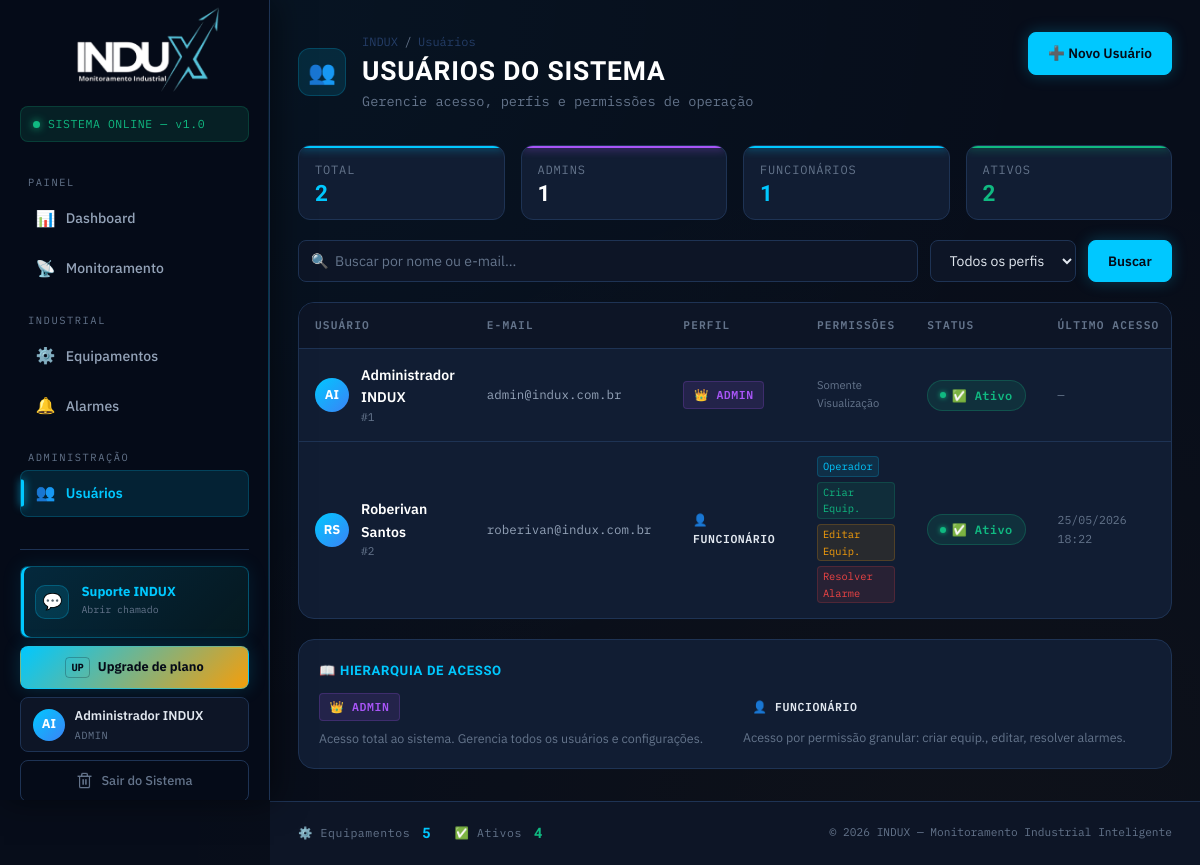
The app's page /PHP/usuarios.php (signed in) with its own data.
### tables this page shows
CREATE TABLE `usuarios` (
  `id` int(10) UNSIGNED NOT NULL,
  `nome` varchar(150) NOT NULL,
  `email` varchar(200) NOT NULL,
  `senha` varchar(255) NOT NULL,
  `perfil` enum('admin','funcionario') NOT NULL DEFAULT 'funcionario',
  `foto` varchar(255) DEFAULT NULL,
  `ativo` tinyint(1) NOT NULL DEFAULT 1,
  `ultimo_acesso` datetime DEFAULT NULL,
  `criado_em` datetime NOT NULL DEFAULT current_timestamp(),
  `is_operador` tinyint(1) DEFAULT 0,
  `perm_criar_equip` tinyint(1) DEFAULT 0,
  `perm_editar_equip` tinyint(1) DEFAULT 0,
  `perm_resolver_alarme` tinyint(1) DEFAULT 0,
  `tipo_plano` enum('starter','pro','enterprise') DEFAULT NULL
);

### PHP/db.php (called while the page is built, shortened)
<?php
function getDB(): PDO {
    static $pdo = null;
    if ($pdo === null) {
        $dsn = sprintf('mysql:host=%s;dbname=%s;charset=%s', DB_HOST, DB_NAME, DB_CHARSET);
        $options = [
            PDO::ATTR_ERRMODE            => PDO::ERRMODE_EXCEPTION,
            PDO::ATTR_DEFAULT_FETCH_MODE => PDO::FETCH_ASSOC,
            PDO::ATTR_EMULATE_PREPARES   => false,
        ];
        try {
            $pdo = new PDO($dsn, DB_USER, DB_PASS, $options);
        } catch (PDOException $e) {
            die('<div style="font-family:monospace;background:#1a0000;color:#ff4444;padding:2rem;border-radius:8px;margin:2rem">
                <strong>❌ ERRO DE CONEXÃO COM O BANCO DE DADOS</strong><br><br>
                Verifique as configurações em <code>db.php</code>:<br>
                HOST: ' . DB_HOST . '<br>BANCO: ' . DB_NAME . '<br>USUÁRIO: ' . DB_USER . '<br><br>
                Detalhes: ' . htmlspecialchars($e->getMessage()) . '
            </div>');
        }
    }
    return $pdo;
}
function dbListarUsuarios(string $busca = '', string $perfil = ''): array {
    try {
        $filtrosSql = []; $parametros = [];
        $sql = 'SELECT * FROM usuarios' . ($filtrosSql ? ' WHERE '.implode(' AND ',$filtrosSql) : '') . ' ORDER BY id ASC';
        $consultaUsuarios = getDB()->prepare($sql);
        $consultaUsuarios->execute($parametros);
        $usuarios = $consultaUsuarios->fetchAll();
        return $usuarios;
    } catch (Throwable $e) { return []; }
}

### PHP/usuarios.php (the view, shortened to what this page needs)
<?php
require_once 'init.php';
require_once 'db.php';
$modo    = $_GET['acao'] ?? 'listar';
$busca      = trim($_GET['busca'] ?? '');
$filtroPerfil = $_GET['perfil_f'] ?? '';
$listaUsuarios = ($modo === 'listar') ? dbListarUsuarios($busca, $filtroPerfil) : [];
$contagens = ['total'=>0,'admin'=>0,'funcionario'=>0,'ativos'=>0];
foreach ($listaUsuarios as $usuarioItem) {
    $contagens['total']++;
    $contagens[$usuarioItem['perfil']] = ($contagens[$usuarioItem['perfil']] ?? 0) + 1;
    if ($usuarioItem['ativo']) $contagens['ativos']++;
}
?>
<!DOCTYPE html>
<html lang="pt-BR">
<head>
  <link rel="stylesheet" href="../CSS/styles.css">
</head>
<body>
<?php require_once 'header.php'; ?>
<main class="site-main">
  <div class="page-header">
    <div class="page-header-left">
      <div class="page-icon">👥</div>
      <div>
        <div class="breadcrumb"><span>INDUX</span> / <span>Usuários</span><?php if ($modo!=='listar'): ?> / <span><?= $modo==='novo'?'Novo':'Editar' ?></span><?php endif; ?></div>
        <h1 class="page-title">Usuários do Sistema</h1>
        <p class="page-subtitle">Gerencie acesso, perfis e permissões de operação</p>
      </div>
    </div>
    <?php if ($modo==='listar' && ehAdmin()): ?>
    <a href="usuarios.php?acao=novo" class="btn btn--primary">➕ Novo Usuário</a>
    <?php elseif ($modo!=='listar'): ?>
    <a href="usuarios.php" class="btn btn--ghost">← Voltar</a>
    <?php endif; ?>
  </div>
  <?php if ($modo === 'listar'): ?>
  <div class="kpi-grid" style="grid-template-columns:repeat(4,1fr);margin-bottom:1.25rem">
    <div class="kpi-card kpi-card--cyan" style="padding:.9rem 1rem">
      <div><div class="kpi-label">Total</div><div class="kpi-valor" style="font-size:1.4rem"><?= $contagens['total'] ?></div></div>
    </div>
    <div class="kpi-card kpi-card--purple" style="padding:.9rem 1rem">
      <div><div class="kpi-label">Admins</div><div class="kpi-valor" style="font-size:1.4rem"><?= $contagens['admin'] ?></div></div>
    </div>
    <div class="kpi-card kpi-card--cyan" style="padding:.9rem 1rem">
      <div><div class="kpi-label">Funcionários</div><div class="kpi-valor" style="font-size:1.4rem"><?= $contagens['funcionario'] ?></div></div>
    </div>
    <div class="kpi-card kpi-card--green" style="padding:.9rem 1rem">
      <div><div class="kpi-label">Ativos</div><div class="kpi-valor" style="font-size:1.4rem"><?= $contagens['ativos'] ?></div></div>
    </div>
  </div>
  <form method="GET" action="usuarios.php" style="display:flex;gap:.75rem;margin-bottom:1.25rem;flex-wrap:wrap">
    <div style="flex:1;min-width:220px;position:relative">
      <span style="position:absolute;left:.8rem;top:50%;transform:translateY(-50%);font-size:.9rem">🔍</span>
      <input type="text" name="busca" class="form-control" placeholder="Buscar por nome ou e-mail..."
        value="<?= htmlspecialchars($busca) ?>" style="padding-left:2.25rem">
    </div>
    <select name="perfil_f" class="form-control" style="width:auto">
      <option value="">Todos os perfis</option>
    </select>
    <button type="submit" class="btn btn--primary">Buscar</button>
  </form>
  <div class="panel-card">
    <div class="panel-body" style="padding:0">
      <?php if (empty($listaUsuarios)): ?>
      <div class="empty-state" style="padding:3rem">
        <div class="empty-state__icon">👥</div>
        <div class="empty-state__title">Nenhum usuário encontrado</div>
        <?php if (ehAdmin()): ?>
        <a href="usuarios.php?acao=novo" class="btn btn--primary" style="margin-top:1rem">➕ Criar Primeiro Usuário</a>
        <?php endif; ?>
      </div>
      <?php else: ?>
      <table class="tabela-estoque">
        <thead><tr>
          <th>Usuário</th>
          <th>E-mail</th>
          <th>Perfil</th>
          <th>Permissões</th>
          <th>Status</th>
          <th>Último Acesso</th>
        </tr></thead>
        <tbody>
        <?php foreach ($listaUsuarios as $usuarioItem): ?>
        <tr>
          <td>
            <div style="display:flex;align-items:center;gap:.75rem">
              <div class="user-avatar" style="width:34px;height:34px;font-size:.8rem;flex-shrink:0"><?= inicialNome($usuarioItem['nome']) ?></div>
              <div>
                <div style="font-weight:600;color:#fff;font-size:.88rem"><?= htmlspecialchars($usuarioItem['nome']) ?></div>
                <div style="font-size:.7rem;color:var(--text-muted);font-family:var(--font-mono)">#<?= $usuarioItem['id'] ?></div>
              </div>
            </div>
          </td>
          <td style="font-family:var(--font-mono);font-size:.78rem;color:var(--text-dim)"><?= htmlspecialchars($usuarioItem['email']) ?></td>
          <td><?= perfilBadgeHtml($usuarioItem['perfil']) ?></td>
          <td>
            <div style="display:flex;flex-wrap:wrap;gap:.3rem">
              <?php if ($usuarioItem['is_operador']): ?><span style="background:rgba(0,200,255,.1);color:var(--accent);border:1px solid rgba(0,200,255,.2);border-radius:4px;padding:1px 5px;font-size:.65rem;font-family:var(--font-mono)">Operador</span><?php endif; ?>
              <?php if ($usuarioItem['perm_criar_equip']): ?><span style="background:rgba(16,185,129,.1);color:var(--green);border:1px solid rgba(16,185,129,.2);border-radius:4px;padding:1px 5px;font-size:.65rem;font-family:var(--font-mono)">Criar Equip.</span><?php endif; ?>
              <?php if ($usuarioItem['perm_editar_equip']): ?><span style="background:rgba(245,158,11,.1);color:var(--yellow);border:1px solid rgba(245,158,11,.2);border-radius:4px;padding:1px 5px;font-size:.65rem;font-family:var(--font-mono)">Editar Equip.</span><?php endif; ?>
              <?php if ($usuarioItem['perm_resolver_alarme']): ?><span style="background:rgba(239,68,68,.1);color:var(--red);border:1px solid rgba(239,68,68,.2);border-radius:4px;padding:1px 5px;font-size:.65rem;font-family:var(--font-mono)">Resolver Alarme</span><?php endif; ?>
              <?php if (!$usuarioItem['is_operador']&&!$usuarioItem['perm_criar_equip']&&!$usuarioItem['perm_editar_equip']&&!$usuarioItem['perm_resolver_alarme']): ?>
              <span style="color:var(--text-muted);font-size:.7rem">Somente Visualização</span>
              <?php endif; ?>
            </div>
          </td>
          <td>
            <?php if ($usuarioItem['ativo']): ?>
            <span class="status-badge status-ativo">✅ Ativo</span>
            <?php else: ?>
            <span class="status-badge status-inativo">⏸️ Inativo</span>
            <?php endif; ?>
          </td>
          <td style="font-size:.72rem;color:var(--text-muted);font-family:var(--font-mono)">
            <?= $usuarioItem['ultimo_acesso'] ? date('d/m/Y H:i', strtotime($usuarioItem['ultimo_acesso'])) : '—' ?>
          </td>
        </tr>
        <?php endforeach; ?>
        </tbody>
      </table>
      <?php endif; ?>
    </div>
  </div>
  <div style="margin-top:1.25rem;background:var(--card);border:1px solid var(--border);border-radius:var(--radius-xl);padding:1.25rem">
    <div style="font-family:var(--font-display);font-size:.82rem;font-weight:700;color:var(--accent);text-transform:uppercase;letter-spacing:.05em;margin-bottom:.75rem">📖 Hierarquia de Acesso</div>
    <div style="display:grid;grid-template-columns:repeat(auto-fit,minmax(200px,1fr));gap:1rem">
      <div>
        <?= perfilBadgeHtml('admin') ?>
        <p style="font-size:.78rem;color:var(--text-muted);margin-top:.5rem;line-height:1.5">Acesso total ao sistema. Gerencia todos os usuários e configurações.</p>
      </div>
      <div>
        <?= perfilBadgeHtml('funcionario') ?>
        <p style="font-size:.78rem;color:var(--text-muted);margin-top:.5rem;line-height:1.5">Acesso por permissão granular: criar equip., editar, resolver alarmes.</p>
      </div>
    </div>
  </div>
  <?php endif; ?>
</main>
<?php require_once 'footer.php'; ?>
</body>
</html>

### PHP/init.php (shortened to what this page needs)
<?php
function ehAdmin(): bool      { return ($_SESSION['perfil'] ?? '') === 'admin'; }
function inicialNome(string $nome): string {
    $partesNome = explode(' ', trim($nome));
    $iniciais = strtoupper(substr($partesNome[0], 0, 1));
    if (count($partesNome) > 1) $iniciais .= strtoupper(substr(end($partesNome), 0, 1));
    return $iniciais;
}
function perfilBadgeHtml(string $perfil): string {
    $perfil = $perfil === 'admin' ? 'admin' : 'funcionario';
    $perfilTexto=['admin'=>'👑 Admin','funcionario'=>'👤 Funcionário'];
    $perfilClasse=['admin'=>'perfil--admin','funcionario'=>'perfil--funcionario'];
    return '<span class="perfil-badge '.($perfilClasse[$perfil]??'').'">'.($perfilTexto[$perfil]??$perfil).'</span>';
}

### records on screen
usuarios: id "2", nome "RS", nome "Roberivan Santos", email "roberivan@indux.com.br", perfil "👤 FUNCIONÁRIO", is_operador "Operador", perm_criar_equip "Criar Equip.", perm_editar_equip "Editar Equip.", perm_resolver_alarme "Resolver Alarme", ativo "✅ Ativo", ultimo_acesso "25/05/2026 18:22"
usuarios: nome "AI", nome "Administrador INDUX", id "1", email "admin@indux.com.br", perfil "👑 ADMIN", is_operador "Somente Visualização", ativo "✅ Ativo"

### other values on screen
inicialNome($_SESSION['usuario_nome'] ?? 'U') "AI"
$_SESSION['usuario_nome'] "Administrador INDUX"
$_SESSION['perfil'] "ADMIN"
$contagens['admin'] "1"
$contagens['funcionario'] "1"
$perfilTexto[$perfil] "👑 ADMIN 👤 FUNCIONÁRIO"
$totalEquipamentos "5"
$totalAtivos "4"
EMPRESA_ANO "2026"
SISTEMA_NOME "INDUX"
SISTEMA_TAGLINE "Monitoramento Industrial Inteligente"
